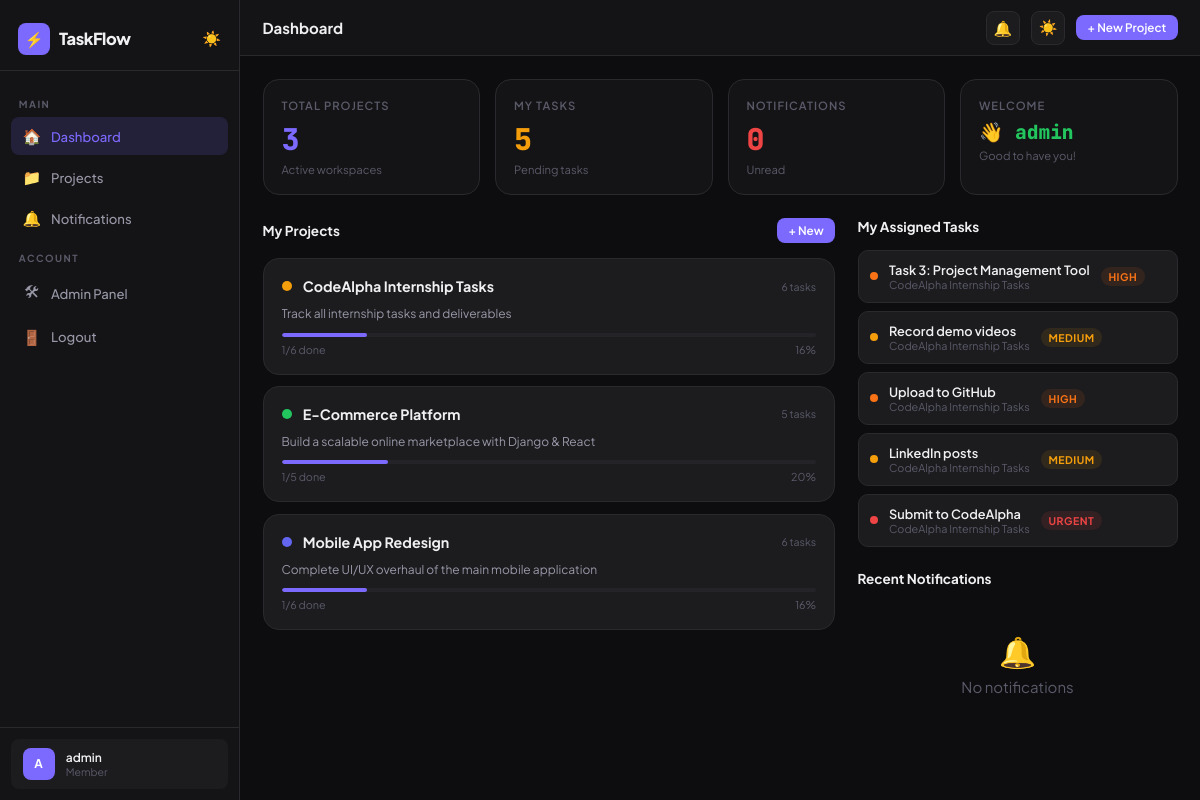
The page /dashboard/ (signed in) on the database its author committed.
### projects/models.py (models this page shows, shortened)
class Project(models.Model):
    name = models.CharField(max_length=200)
    description = models.TextField(blank=True)
    owner = models.ForeignKey(User, on_delete=models.CASCADE, related_name='owned_projects')
    members = models.ManyToManyField(User, related_name='projects', blank=True)
    color = models.CharField(max_length=7, default='#6366f1')
    created_at = models.DateTimeField(auto_now_add=True)
    updated_at = models.DateTimeField(auto_now=True)
    def get_task_count(self):
        return self.tasks.count()
    def get_completed_count(self):
        return self.tasks.filter(status='done').count()
    def get_progress(self):
        total = self.get_task_count()
        if total == 0:
            return 0
        return int((self.get_completed_count() / total) * 100)

class Task(models.Model):
    PRIORITY_CHOICES = [
        ('low', 'Low'),
        ('medium', 'Medium'),
        ('high', 'High'),
        ('urgent', 'Urgent'),
    ]
    STATUS_CHOICES = [
        ('todo', 'To Do'),
        ('in_progress', 'In Progress'),
        ('review', 'In Review'),
        ('done', 'Done'),
    ]
    project = models.ForeignKey(Project, on_delete=models.CASCADE, related_name='tasks')
    board = models.ForeignKey(TaskBoard, on_delete=models.SET_NULL, null=True, blank=True, related_name='tasks')
    title = models.CharField(max_length=300)
    description = models.TextField(blank=True)
    assigned_to = models.ForeignKey(User, on_delete=models.SET_NULL, null=True, blank=True, related_name='assigned_tasks')
    created_by = models.ForeignKey(User, on_delete=models.CASCADE, related_name='created_tasks')
    priority = models.CharField(max_length=10, choices=PRIORITY_CHOICES, default='medium')
    status = models.CharField(max_length=15, choices=STATUS_CHOICES, default='todo')
    due_date = models.DateField(null=True, blank=True)
    created_at = models.DateTimeField(auto_now_add=True)
    updated_at = models.DateTimeField(auto_now=True)
    class Meta:
        ordering = ['-created_at']

### projects/views.py (the view)
# urls.py: path('dashboard/', views.dashboard, name='dashboard'),
@login_required
def dashboard(request):
    my_projects = Project.objects.filter(owner=request.user) | Project.objects.filter(members=request.user)
    my_projects = my_projects.distinct().order_by('-updated_at')
    my_tasks = Task.objects.filter(assigned_to=request.user).exclude(status='done').order_by('due_date')[:5]
    notifications = Notification.objects.filter(user=request.user, is_read=False)[:5]
    return render(request, 'projects/dashboard.html', {
        'projects': my_projects,
        'my_tasks': my_tasks,
        'notifications': notifications,
    })

### templates/projects/dashboard.html (shortened to what this page needs)
{% extends 'projects/base.html' %}
{% block page_title %}Dashboard{% endblock %}
{% block content %}
<div class="stats-grid">
    <div class="stat-card">
        <div class="stat-label">Total Projects</div>
        <div class="stat-value" style="color: var(--accent);">{{ projects.count }}</div>
        <div class="stat-sub">Active workspaces</div>
    </div>
    <div class="stat-card">
        <div class="stat-label">My Tasks</div>
        <div class="stat-value" style="color: var(--yellow);">{{ my_tasks.count }}</div>
        <div class="stat-sub">Pending tasks</div>
    </div>
    <div class="stat-card">
        <div class="stat-label">Notifications</div>
        <div class="stat-value" style="color: var(--red);">{{ notifications.count }}</div>
        <div class="stat-sub">Unread</div>
    </div>
    <div class="stat-card">
        <div class="stat-label">Welcome</div>
        <div class="stat-value" style="font-size: 1.3rem; color: var(--green);">👋 {{ user.username }}</div>
        <div class="stat-sub">Good to have you!</div>
    </div>
</div>
<div class="dashboard-grid">
    <div>
        <div class="section-title">
            My Projects
            <a href="{% url 'project_create' %}" class="btn btn-primary btn-sm">+ New</a>
        </div>
        {% for project in projects %}
        <a href="{% url 'project_detail' project.pk %}" class="project-card">
            <div class="project-header">
                <div class="project-dot" style="background: {{ project.color }};"></div>
                <div class="project-name">{{ project.name }}</div>
                <span class="text-xs" style="margin-left: auto;">{{ project.get_task_count }} tasks</span>
            </div>
            {% if project.description %}
            <div class="project-desc">{{ project.description }}</div>
            {% endif %}
            <div class="progress-bar">
                <div class="progress-fill" style="width: {{ project.get_progress }}%;"></div>
            </div>
            <div class="progress-label">
                <span>{{ project.get_completed_count }}/{{ project.get_task_count }} done</span>
                <span>{{ project.get_progress }}%</span>
            </div>
        </a>
        {% empty %}
        <div class="empty-state">
            <div class="empty-icon">📁</div>
            <p>No projects yet. <a href="{% url 'project_create' %}" style="color: var(--accent);">Create one!</a></p>
        </div>
        {% endfor %}
    </div>
    <div>
        <div class="section-title">My Assigned Tasks</div>
        {% for task in my_tasks %}
        <a href="{% url 'task_detail' task.pk %}" class="task-item">
            <div class="task-dot" style="background: {% if task.priority == 'urgent' %}var(--red){% elif task.priority == 'high' %}var(--orange){% elif task.priority == 'medium' %}var(--yellow){% else %}var(--green){% endif %};"></div>
            <div>
                <div class="task-title">{{ task.title }}</div>
                <div class="task-due">{{ task.project.name }} {% if task.due_date %}· Due {{ task.due_date }}{% endif %}</div>
            </div>
            <span class="priority-badge priority-{{ task.priority }}">{{ task.priority }}</span>
        </a>
        {% empty %}
        <div class="empty-state">
            <div class="empty-icon">✅</div>
            <p>No tasks assigned yet!</p>
        </div>
        {% endfor %}
        <div class="section-title" style="margin-top: 1.5rem;">Recent Notifications</div>
        {% for notif in notifications %}
        <div class="task-item">
            <div class="task-dot" style="background: var(--accent);"></div>
            <div class="task-title" style="font-size: 0.8rem; font-weight: 500;">{{ notif.message }}</div>
        </div>
        {% empty %}
        <div class="empty-state">
            <div class="empty-icon">🔔</div>
            <p>No notifications</p>
        </div>
        {% endfor %}
    </div>
</div>
{% endblock %}

### templates/projects/base.html (shortened to what this page needs)
<!DOCTYPE html>
<html lang="en" data-theme="dark">
<head>
</head>
<body>
{% if user.is_authenticated %}
<aside class="sidebar" id="sidebar">
    <div class="sidebar-logo">
        <div class="logo-icon">⚡</div>
        <span class="logo-text">TaskFlow</span>
        <button onclick="toggleTheme()" style="margin-left: auto; background: none; border: none; cursor: pointer; font-size: 1rem;" title="Toggle theme" id="theme-btn">🌙</button>
    </div>
    <nav class="sidebar-nav">
        <div class="nav-label">Main</div>
        <a href="{% url 'dashboard' %}" class="nav-item {% if request.resolver_match.url_name == 'dashboard' %}active{% endif %}">
            <span class="icon">🏠</span> Dashboard
        </a>
        <a href="{% url 'project_list' %}" class="nav-item {% if 'project' in request.resolver_match.url_name %}active{% endif %}">
            <span class="icon">📁</span> Projects
        </a>
        <a href="{% url 'notifications' %}" class="nav-item">
            <span class="icon">🔔</span> Notifications
        </a>
        <div class="nav-label">Account</div>
        <a href="/admin/" class="nav-item">
            <span class="icon">🛠</span> Admin Panel
        </a>
        <a href="{% url 'logout' %}" class="nav-item">
            <span class="icon">🚪</span> Logout
        </a>
    </nav>
    <div class="sidebar-footer">
        <div class="user-card">
            <div class="avatar">{{ user.username|first }}</div>
            <div>
                <div class="user-name">{{ user.username }}</div>
                <div class="user-role">Member</div>
            </div>
        </div>
    </div>
</aside>
<div class="main-content">
    <div class="topbar">
        <div class="topbar-title">{% block page_title %}TaskFlow{% endblock %}</div>
        <div class="topbar-actions">
            <a href="{% url 'notifications' %}" class="icon-btn" title="Notifications">
                🔔
            </a>
            <button onclick="toggleTheme()" class="icon-btn" title="Toggle theme" id="theme-btn2">🌙</button>
            <a href="{% url 'project_create' %}" class="btn btn-primary btn-sm">+ New Project</a>
        </div>
    </div>
    <div class="page">
        {% block content %}{% endblock %}
    </div>
</div>
{% else %}
<div style="width: 100%;">{% block auth_content %}{% endblock %}</div>
{% endif %}
</body>
</html>

### templates/projects/base.html (style rules this page uses)
*, *::before, *::after { box-sizing: border-box; margin: 0; padding: 0; }
:root { --bg: #0d0d0f; --bg2: #141416; --bg3: #1c1c1f; --bg4: #242428; --border: #2a2a2e; --border2: #333338; --text: #f0f0f2; --text2: #9898a8; --text3: #5a5a6a; --accent: #7c6aff; --accent2: #5b4fd4; --green: #22c55e; --yellow: #f59e0b; --red: #ef4444; --blue: #3b82f6; --orange: #f97316; --radius: 10px; --radius2: 16px; }
html { font-size: 15px; scroll-behavior: smooth; }
body { font-family: 'Plus Jakarta Sans', sans-serif; background: var(--bg); color: var(--text); min-height: 100vh; display: flex; transition: background 0.3s, color 0.3s; }
.sidebar { width: 240px; background: var(--bg2); border-right: 1px solid var(--border); display: flex; flex-direction: column; position: fixed; top: 0; left: 0; bottom: 0; z-index: 100; transition: transform 0.3s; }
.sidebar-logo { padding: 1.5rem 1.2rem 1rem; display: flex; align-items: center; gap: 0.6rem; border-bottom: 1px solid var(--border); }
.logo-icon { width: 32px; height: 32px; background: var(--accent); border-radius: 8px; display: flex; align-items: center; justify-content: center; font-size: 1rem; }
.logo-text { font-weight: 800; font-size: 1.1rem; letter-spacing: -0.5px; }
.sidebar-nav { flex: 1; padding: 1rem 0.75rem; display: flex; flex-direction: column; gap: 0.2rem; }
.nav-label { font-size: 0.65rem; font-weight: 700; text-transform: uppercase; letter-spacing: 1.5px; color: var(--text3); padding: 0.8rem 0.5rem 0.3rem; }
.nav-item { display: flex; align-items: center; gap: 0.7rem; padding: 0.6rem 0.75rem; border-radius: 8px; text-decoration: none; color: var(--text2); font-size: 0.875rem; font-weight: 500; transition: all 0.15s; position: relative; }
.nav-item.active { background: rgba(124,106,255,0.15); color: var(--accent); }
.nav-item .icon { font-size: 1rem; width: 18px; text-align: center; }
.sidebar-footer { padding: 0.75rem; border-top: 1px solid var(--border); }
.user-card { display: flex; align-items: center; gap: 0.75rem; padding: 0.6rem 0.75rem; border-radius: 8px; background: var(--bg3); }
.avatar { width: 32px; height: 32px; background: var(--accent); border-radius: 8px; display: flex; align-items: center; justify-content: center; font-weight: 700; font-size: 0.8rem; color: white; flex-shrink: 0; text-transform: uppercase; }
.user-name { font-size: 0.8rem; font-weight: 600; }
.user-role { font-size: 0.7rem; color: var(--text3); }
.main-content { margin-left: 240px; flex: 1; min-height: 100vh; display: flex; flex-direction: column; }
.topbar { height: 56px; background: var(--bg2); border-bottom: 1px solid var(--border); display: flex; align-items: center; justify-content: space-between; padding: 0 1.5rem; position: sticky; top: 0; z-index: 50; }
.topbar-title { font-weight: 700; font-size: 1rem; }
.topbar-actions { display: flex; align-items: center; gap: 0.75rem; }
.icon-btn { width: 34px; height: 34px; background: var(--bg3); border: 1px solid var(--border); border-radius: 8px; display: flex; align-items: center; justify-content: center; cursor: pointer; font-size: 1rem; color: var(--text2); transition: all 0.15s; text-decoration: none; position: relative; }
.page { padding: 1.5rem; }
.btn { display: inline-flex; align-items: center; gap: 0.4rem; padding: 0.55rem 1.1rem; border-radius: 8px; font-family: inherit; font-size: 0.85rem; font-weight: 600; cursor: pointer; transition: all 0.15s; text-decoration: none; border: none; }
.btn-primary { background: var(--accent); color: white; }
.btn-sm { padding: 0.35rem 0.75rem; font-size: 0.78rem; }
.priority-badge { display: inline-flex; align-items: center; gap: 0.3rem; font-size: 0.7rem; font-weight: 700; padding: 0.2rem 0.5rem; border-radius: 100px; text-transform: uppercase; letter-spacing: 0.5px; }
.priority-medium { background: rgba(245,158,11,0.1); color: var(--yellow); }
.priority-high { background: rgba(249,115,22,0.1); color: var(--orange); }
.priority-urgent { background: rgba(239,68,68,0.1); color: var(--red); }
.text-xs { font-size: 0.7rem; color: var(--text3); }

### rows shown on the page
Project: name "CodeAlpha Internship Tasks", get_task_count "6", description "Track all internship tasks and deliverables", get_completed_count "1", get_progress "16"
Project: name "E-Commerce Platform", get_task_count "5", description "Build a scalable online marketplace with Django & React", get_completed_count "1", get_progress "20"
Project: name "Mobile App Redesign", get_task_count "6", description "Complete UI/UX overhaul of the main mobile application", get_completed_count "1", get_progress "16"
Task: title "Task 3: Project Management Tool", project.name "CodeAlpha Internship Tasks", priority "HIGH"
Task: title "Record demo videos", project.name "CodeAlpha Internship Tasks", priority "MEDIUM"
Task: title "Upload to GitHub", project.name "CodeAlpha Internship Tasks", priority "HIGH"
Task: title "LinkedIn posts", project.name "CodeAlpha Internship Tasks", priority "MEDIUM"
Task: title "Submit to CodeAlpha", project.name "CodeAlpha Internship Tasks", priority "URGENT"

### other values the page prints
{{ user.username|first }} "A"
{{ user.username }} "admin"
{{ projects.count }} "3"
{{ my_tasks.count }} "5"
{{ notifications.count }} "0"
